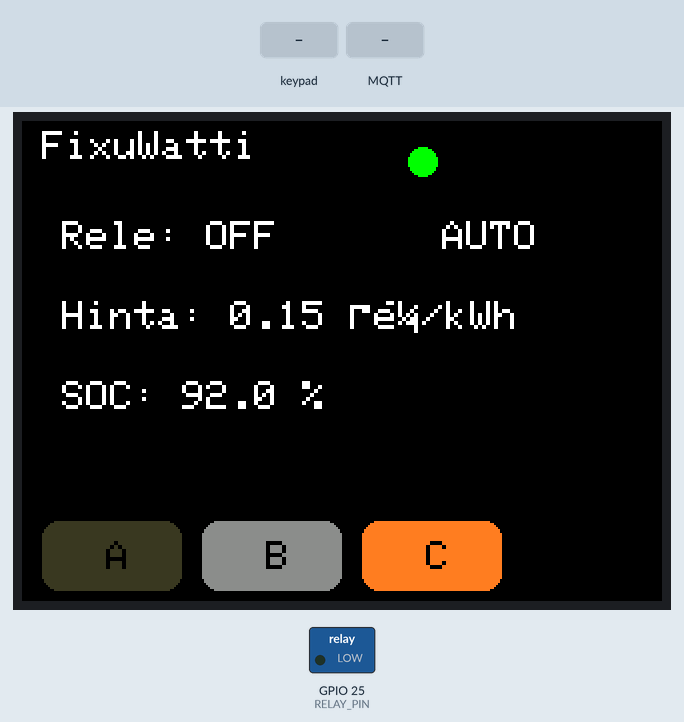
The program below on a simulated ESP32. Shown: 320×240 colour display, switched loads named in the program (green lamp = pin HIGH). The test bench sets the inputs (shaded band). WiFi joins after 1.5 s; servers stay silent unless stated; no MQTT or app messages arrive unless stated.

Above: at 2.9 s.
3.0 s: key 'A' pressed
At 5.3 s:
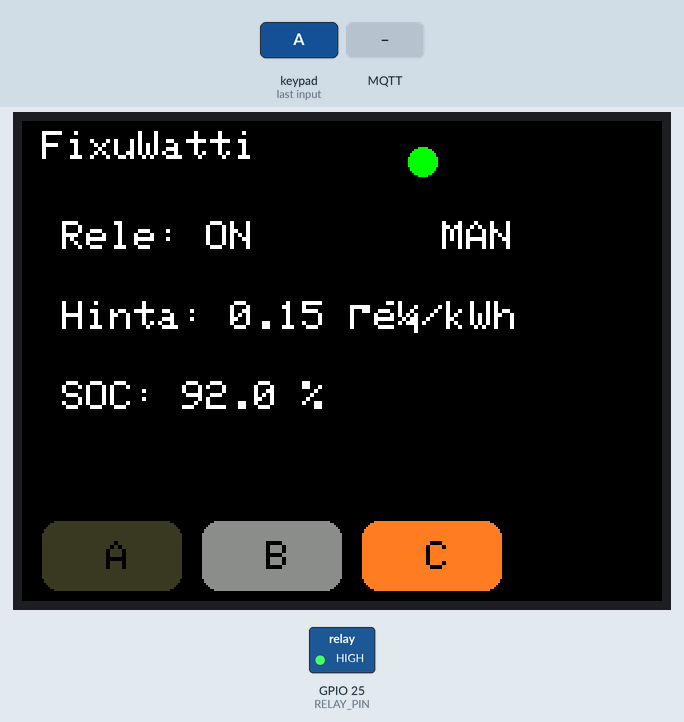
5.6 s: MQTT message "OFF" arrives on the first subscribed topic
At 6.8 s:
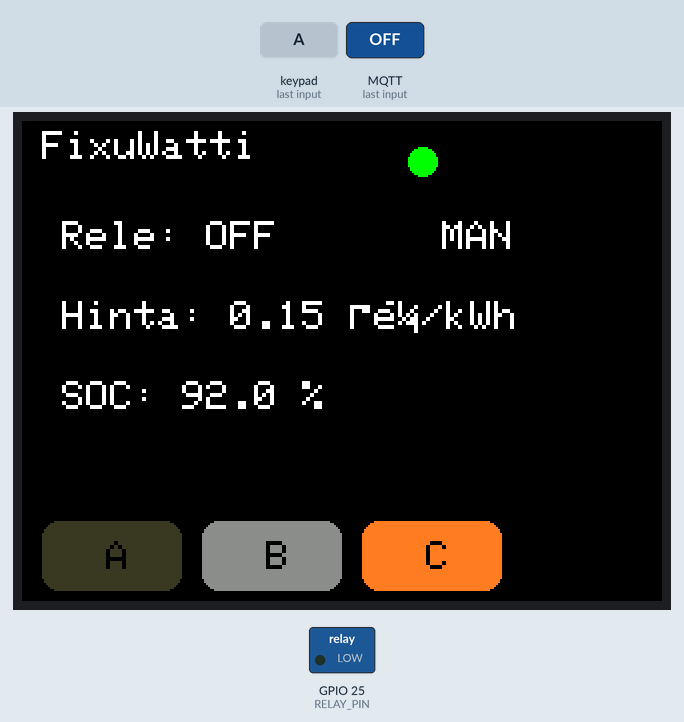
7.7 s: MQTT message "ON" arrives on the first subscribed topic
At 8.2 s:
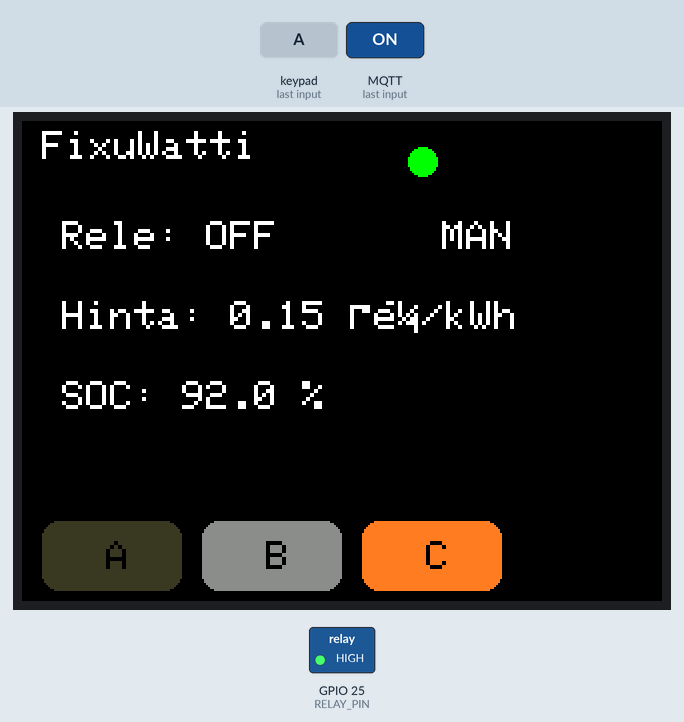
9.8 s: key 'B' pressed
At 11.6 s:
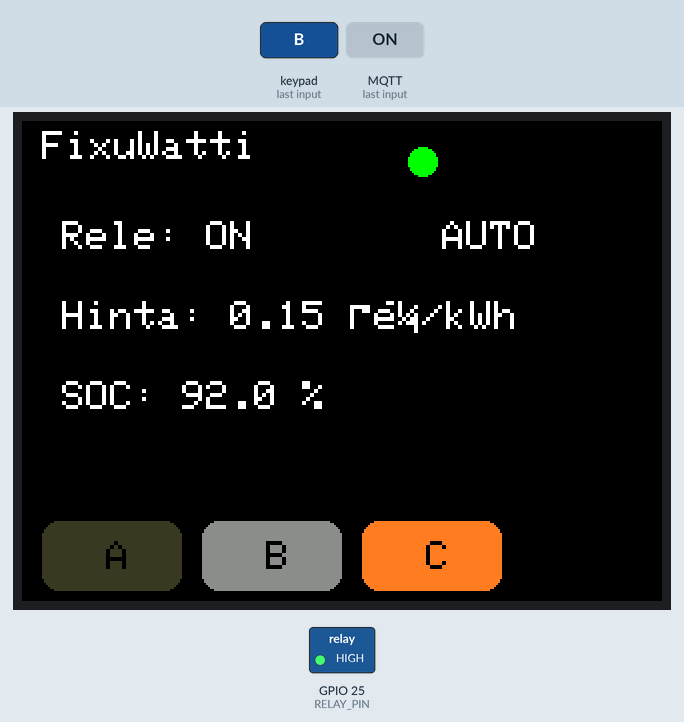
11.9 s: MQTT message "5" arrives on the second subscribed topic
At 12.4 s:
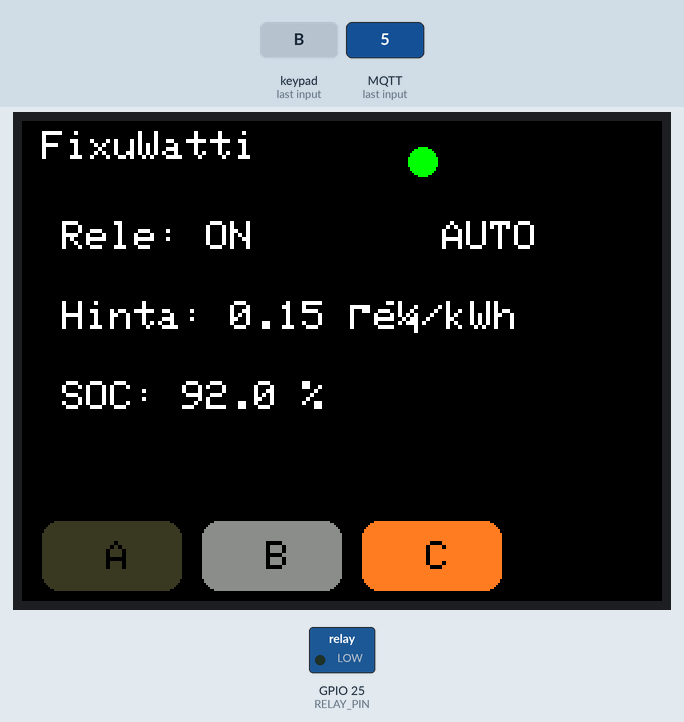
Timing chart, 0 to 14.9 s (numbered marks = the images above; inputs shaded):
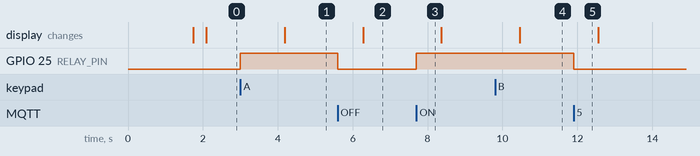

The program:

main.cpp
```cpp
#include <M5Core2.h>
#include <WiFi.h>
#include <PubSubClient.h>
#include <ArduinoJson.h>
#include <Wire.h>
#ifdef USE_INA219
#include <Adafruit_INA219.h>
#endif

// ---- KONFIGUROITAVAT ARVOT ----
#define WIFI_SSID     "YOUR_WIFI_SSID"
#define WIFI_PASS     "YOUR_WIFI_PASSWORD"
#define MQTT_SERVER   "192.168.1.100"
#define MQTT_PORT     1883
#define MQTT_USER     "mqttuser"
#define MQTT_PASS     "mqttpass"

#define LOW_CENTS     0.09   // €/kWh, tipping point ON
#define HIGH_CENTS    0.25   // €/kWh, tipping point OFF

#define RELAY_PIN     25     // Simuloidaan LED:llä

// MQTT topicit
#define TOPIC_STATUS        "fixuwatti/mvp1/status"
#define TOPIC_PRICE         "fixuwatti/mvp1/sensor/price"
#define TOPIC_SOC           "fixuwatti/mvp1/sensor/soc"
#define TOPIC_RELAY_STATE   "fixuwatti/mvp1/switch/rele1/state"
#define TOPIC_RELAY_CMD     "fixuwatti/mvp1/switch/rele1/command"

// ---- MUUTTUJAT ----
enum Mode { AUTO, MANUAL };
Mode mode = AUTO;

float currentPrice = 0.15;
float soc = 92.0;
bool relayState = false;
bool mqttConnected = false;
bool wifiConnected = false;
uint32_t lastMqtt = 0;
uint32_t lastScreen = 0;
uint32_t lastSocQuery = 0;

#ifdef USE_INA219
Adafruit_INA219 ina219;
#endif

WiFiClient espClient;
PubSubClient mqtt(espClient);

// ---- LOGIIKKA ----
void setRelay(bool on) {
    relayState = on;
    digitalWrite(RELAY_PIN, on ? HIGH : LOW);
    mqtt.publish(TOPIC_RELAY_STATE, on ? "ON" : "OFF", true);
}

void tippingLogic() {
    if (mode == AUTO) {
        if (currentPrice < LOW_CENTS && !relayState) setRelay(true);
        else if (currentPrice > HIGH_CENTS && relayState) setRelay(false);
    }
}

// ---- MQTT CALLBACK ----
void mqttCallback(char* topic, byte* payload, unsigned int len) {
    String msg;
    for (uint16_t i = 0; i < len; i++) msg += (char)payload[i];
    if (String(topic) == TOPIC_RELAY_CMD) {
        if (msg == "ON") { setRelay(true); }
        else if (msg == "OFF") { setRelay(false); }
    }
    if (String(topic) == TOPIC_PRICE) {
        currentPrice = msg.toFloat();
    }
    if (String(topic) == TOPIC_SOC) {
        soc = msg.toFloat();
    }
}

// ---- WIFI/MQTT ----
void setupWifi() {
    WiFi.begin(WIFI_SSID, WIFI_PASS);
    int tries = 0;
    while (WiFi.status() != WL_CONNECTED && tries < 20) {
        delay(500);
        tries++;
    }
    wifiConnected = WiFi.status() == WL_CONNECTED;
}

void reconnectMqtt() {
    while (!mqtt.connected()) {
        if (mqtt.connect("FixuWattiMVP", MQTT_USER, MQTT_PASS)) {
            mqtt.subscribe(TOPIC_RELAY_CMD);
            mqtt.subscribe(TOPIC_PRICE);
            mqtt.subscribe(TOPIC_SOC);
            mqttConnected = true;
        } else {
            delay(2000);
        }
    }
}

// ---- UI ----
void drawUI() {
    M5.Lcd.fillScreen(BLACK);
    // Yläosa: logo + status
    M5.Lcd.setTextColor(WHITE); M5.Lcd.setTextSize(2);
    M5.Lcd.drawString("FixuWatti", 10, 5);
    if (wifiConnected) {
        M5.Lcd.fillCircle(200, 20, 7, mqttConnected?GREEN:YELLOW);
    } else {
        M5.Lcd.fillCircle(200, 20, 7, RED);
    }
    // Keskiosa: rele, hinta, SOC
    M5.Lcd.setTextColor(WHITE); M5.Lcd.setTextSize(2);
    M5.Lcd.drawString(String("Rele: ") + (relayState?"ON":"OFF"), 20, 50);
    M5.Lcd.drawString("Hinta: " + String(currentPrice,2) + " €/kWh", 20, 90);
    M5.Lcd.drawString("SOC: " + String(soc,1) + " %", 20, 130);
    // Tilaikoni
    if (mode == AUTO)
      M5.Lcd.drawString("AUTO", 210, 50);
    else
      M5.Lcd.drawString("MAN", 210, 50);
    // Alaosa: painikkeet
    M5.Lcd.fillRoundRect(10, 200, 70, 35, 8, 0x39C4); // A
    M5.Lcd.fillRoundRect(90, 200, 70, 35, 8, 0x8C71); // B
    M5.Lcd.fillRoundRect(170, 200, 70, 35, 8, 0xFBE4); // C
    M5.Lcd.setTextColor(BLACK); M5.Lcd.setTextSize(2);
    M5.Lcd.drawString("A", 42, 210);
    M5.Lcd.drawString("B", 122, 210);
    M5.Lcd.drawString("C", 202, 210);
}

// ---- BUTTONS ----
void handleTouch() {
    M5.update();
    if (M5.BtnA.wasPressed()) { // Quick Kill
        mode = MANUAL;
        setRelay(!relayState);
    }
    if (M5.BtnB.wasPressed()) { // Auto/Man
        mode = (mode == AUTO) ? MANUAL : AUTO;
        tippingLogic();
    }
    if (M5.BtnC.wasPressed()) { // Status/Reset short
        drawUI();
    }
    if (M5.BtnC.pressedFor(2000)) { // Long press
        ESP.restart();
    }
}

// ---- MQTT STATUS ----
void publishStatus() {
    StaticJsonDocument<128> doc;
    doc["wifi"] = wifiConnected;
    doc["mqtt"] = mqttConnected;
    doc["relay"] = relayState;
    doc["mode"] = (mode==AUTO) ? "AUTO" : "MANUAL";
    char buf[128];
    serializeJson(doc, buf);
    mqtt.publish(TOPIC_STATUS, buf, true);
}

#ifdef USE_INA219
void publishINA219() {
    float busvoltage = ina219.getBusVoltage_V();
    float current_mA = ina219.getCurrent_mA();
    StaticJsonDocument<128> doc;
    doc["busvoltage"] = busvoltage;
    doc["current"] = current_mA;
    char buf[128];
    serializeJson(doc, buf);
    mqtt.publish("fixuwatti/mvp1/sensor/ina219", buf);
}
#endif

// ---- SETUP & LOOP ----
void setup() {
    M5.begin();
    pinMode(RELAY_PIN, OUTPUT);
    digitalWrite(RELAY_PIN, LOW);
#ifdef USE_INA219
    ina219.begin();
#endif
    setupWifi();
    mqtt.setServer(MQTT_SERVER, MQTT_PORT);
    mqtt.setCallback(mqttCallback);
    drawUI();
}

void loop() {
    if (!wifiConnected || WiFi.status() != WL_CONNECTED) {
        setupWifi();
    }
    if (!mqtt.connected()) {
        reconnectMqtt();
    }
    mqtt.loop();

    // Päivitä UI
    if (millis() - lastScreen > 2000) {
        drawUI();
        lastScreen = millis();
    }
    // Tipping point
    tippingLogic();

    // MQTT status
    if (millis() - lastMqtt > 10000) {
        publishStatus();
#ifdef USE_INA219
        publishINA219();
#endif
        lastMqtt = millis();
    }
    // Painikkeet
    handleTouch();
}
```

Measured:
- after the input at 3.0 s, GPIO 25 (RELAY_PIN): LOW → HIGH at once; the display: changes after 1.2 s (image 1)
- after the input at 5.6 s, GPIO 25 (RELAY_PIN): HIGH → LOW at once; the display: changes after 0.68 s (image 2)
- after the input at 7.7 s, GPIO 25 (RELAY_PIN): LOW → HIGH at once
- after the input at 9.8 s, the display: changes after 0.66 s (image 4)
- after the input at 11.9 s, GPIO 25 (RELAY_PIN): HIGH → LOW at once
